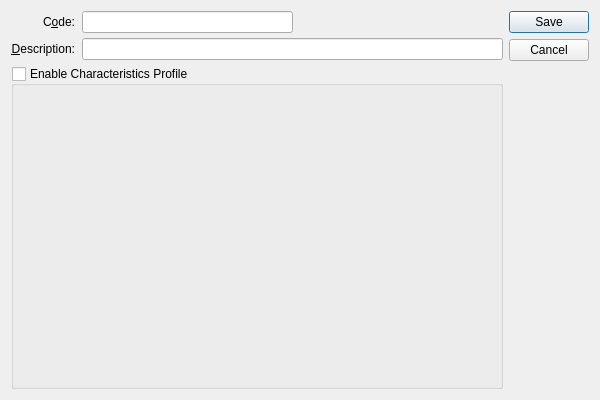
<?xml version="1.0" encoding="UTF-8"?>
<ui version="4.0">
 <comment>This file is part of the xTuple ERP: PostBooks Edition, a free and
open source Enterprise Resource Planning software suite,
Copyright (c) 1999-2019 by OpenMFG LLC, d/b/a xTuple.
It is licensed to you under the Common Public Attribution License
version 1.0, the full text of which (including xTuple-specific Exhibits)
is available at www.xtuple.com/CPAL.  By using this software, you agree
to be bound by its terms.</comment>
 <class>customerType</class>
 <widget class="QDialog" name="customerType">
  <property name="geometry">
   <rect>
    <x>0</x>
    <y>0</y>
    <width>600</width>
    <height>400</height>
   </rect>
  </property>
  <property name="minimumSize">
   <size>
    <width>600</width>
    <height>400</height>
   </size>
  </property>
  <property name="windowTitle">
   <string>Customer Type</string>
  </property>
  <layout class="QGridLayout" name="gridLayout">
   <item row="0" column="0">
    <layout class="QVBoxLayout">
     <item>
      <layout class="QHBoxLayout">
       <property name="spacing">
        <number>7</number>
       </property>
       <item>
        <layout class="QVBoxLayout">
         <property name="spacing">
          <number>5</number>
         </property>
         <item>
          <widget class="QLabel" name="_codeLit">
           <property name="text">
            <string>C&amp;ode:</string>
           </property>
           <property name="alignment">
            <set>Qt::AlignRight|Qt::AlignTrailing|Qt::AlignVCenter</set>
           </property>
           <property name="buddy">
            <cstring>_code</cstring>
           </property>
          </widget>
         </item>
         <item>
          <widget class="QLabel" name="_descriptionLit">
           <property name="text">
            <string>&amp;Description:</string>
           </property>
           <property name="alignment">
            <set>Qt::AlignRight|Qt::AlignTrailing|Qt::AlignVCenter</set>
           </property>
           <property name="buddy">
            <cstring>_description</cstring>
           </property>
          </widget>
         </item>
        </layout>
       </item>
       <item>
        <layout class="QVBoxLayout">
         <property name="spacing">
          <number>5</number>
         </property>
         <item>
          <layout class="QHBoxLayout">
           <property name="spacing">
            <number>0</number>
           </property>
           <item>
            <widget class="XLineEdit" name="_code"/>
           </item>
           <item>
            <spacer>
             <property name="orientation">
              <enum>Qt::Horizontal</enum>
             </property>
             <property name="sizeType">
              <enum>QSizePolicy::Expanding</enum>
             </property>
             <property name="sizeHint" stdset="0">
              <size>
               <width>20</width>
               <height>20</height>
              </size>
             </property>
            </spacer>
           </item>
          </layout>
         </item>
         <item>
          <widget class="XLineEdit" name="_description"/>
         </item>
        </layout>
       </item>
      </layout>
     </item>
     <item>
      <widget class="QGroupBox" name="_characteristicGroup">
       <property name="title">
        <string>Enable Characteristics Profile</string>
       </property>
       <property name="checkable">
        <bool>true</bool>
       </property>
       <property name="checked">
        <bool>false</bool>
       </property>
       <layout class="QGridLayout">
        <item row="0" column="0">
         <widget class="CharacteristicsWidget" name="_charass"/>
        </item>
       </layout>
      </widget>
     </item>
    </layout>
   </item>
   <item row="0" column="1">
    <widget class="QDialogButtonBox" name="_buttonBox">
     <property name="orientation">
      <enum>Qt::Vertical</enum>
     </property>
     <property name="standardButtons">
      <set>QDialogButtonBox::Cancel|QDialogButtonBox::Save</set>
     </property>
    </widget>
   </item>
  </layout>
 </widget>
 <layoutdefault spacing="6" margin="11"/>
 <customwidgets>
  <customwidget>
   <class>CharacteristicsWidget</class>
   <extends>QWidget</extends>
   <header>characteristicswidget.h</header>
  </customwidget>
  <customwidget>
   <class>XLineEdit</class>
   <extends>QLineEdit</extends>
   <header>xlineedit.h</header>
   <container>1</container>
  </customwidget>
  <customwidget>
   <class>XTreeWidget</class>
   <extends>QTreeWidget</extends>
   <header>xtreewidget.h</header>
   <container>1</container>
  </customwidget>
 </customwidgets>
 <tabstops>
  <tabstop>_code</tabstop>
  <tabstop>_description</tabstop>
 </tabstops>
 <resources/>
 <connections/>
</ui>
